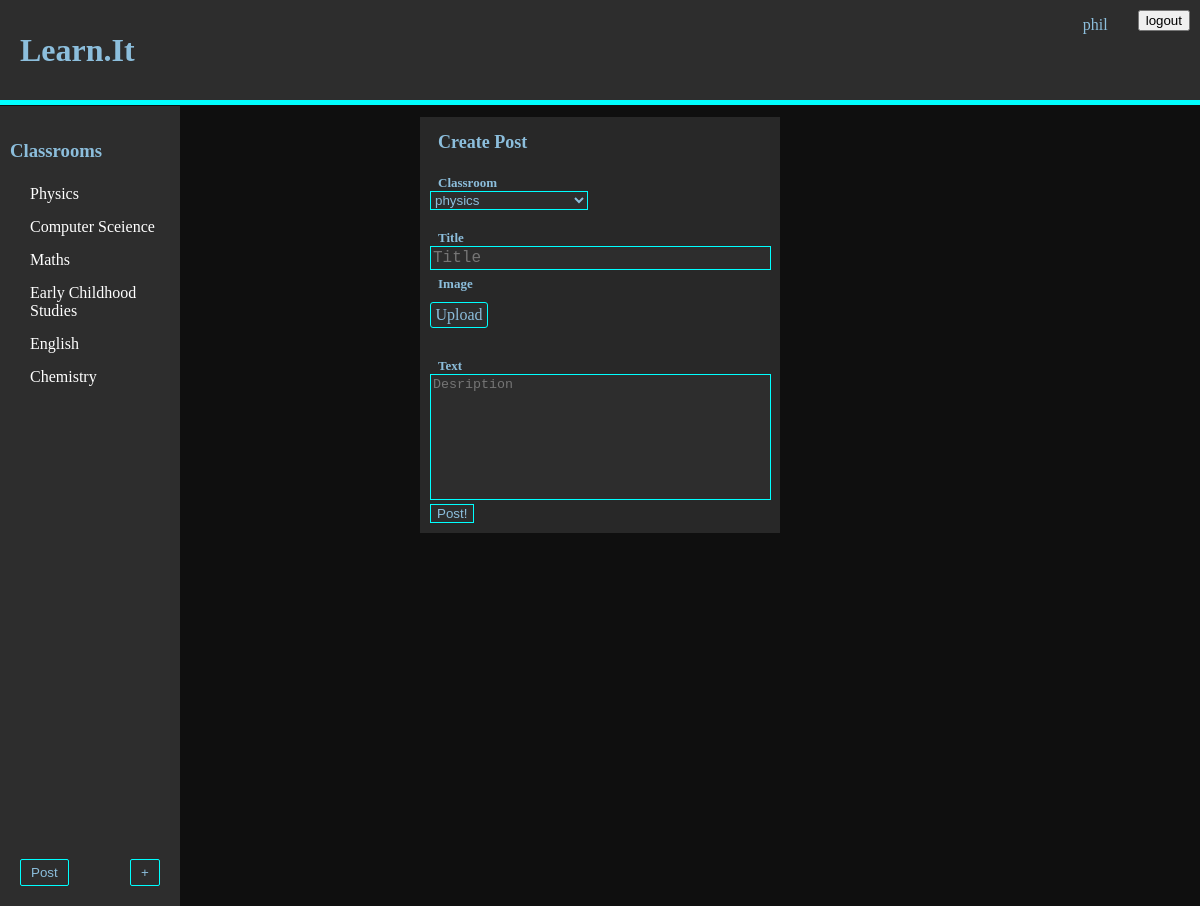
Page /p (signed in) on the committed database.
### tables this page shows
CREATE TABLE User (id INTEGER PRIMARY KEY, name STRING, description TEXT, salt TEXT, password STRING);

CREATE TABLE User_Classroom (Uid INTEGER REFERENCES User (id), Cid INTEGER REFERENCES classroom (id), Admin BOOLEAN NOT NULL);

CREATE TABLE classroom (id INTEGER PRIMARY KEY, name STRING (25), description TEXT (100), ProPic TEXT);

### main.py (the view)
@app.route("/p")
def Post():
    if session.get("_User") is None:
        return redirect(url_for("main_user"))
    classes = do_query("""select classroom.name, Cid from User_Classroom
                        join classroom ON classroom.id = Cid WHERE Uid = ?;
                        """, (int(session["_User"]),), None)
    id = session["_User"]
    name = do_query("SELECT name from User where id = ?",
                    (session["_User"],), "fetch")
    return render_template("Post.html", title="Post", classrooms=classes,
                           uid=id, user_name=name)

### main.py (called while the page is built)
def do_query(query, data, fetch):
    conn = sqlite3.connect("learnit.db")
    cur = conn.cursor()
    cur.execute(query, data)
    if fetch is None:
        result = cur.fetchall()
    else:
        result = cur.fetchone()
    conn.close()
    return result

### templates/Post.html (shortened to what this page needs)
<!DOCTYPE html>
<html lang="en" dir="ltr">
  <head>
    <link class="jsbin" href="http://ajax.googleapis.com/ajax/libs/jqueryui/1/themes/base/jquery-ui.css" rel="stylesheet" type="text/css" />
  </head>
  <body>
    {%include 'header.html'%}
  {%include 'sidebar.html'%}
    <div class="post">
      <h1 class="post-title">Create Post</h1>
      <br>
      <h1 class="post-subtext">Classroom</h1><br>
      <form action="/SubmitPost" method="post" enctype="multipart/form-data">
        <select class="class-input" name="classroom" placeholder="Classroom">
          {%for i in classrooms%}
          <option value="{{i[1]}}">{{i[0]}}</option>
          {%endfor%}
        </select>
        <br><br>
        <h1 class="post-subtext">Title</h1><br>
        <textarea name="Title" rows="1" cols="40" maxlength="50" class="title-input" placeholder="Title"></textarea>
        <br> <h1 class="post-subtext">Image</h1><br>
        <div class="fileUpload btn btn-primary">
      <span>Upload</span>
      </div>
        <br>
        <h1 class="post-subtext">Text</h1><br>
        <textarea name="content" rows="8" cols="40" placeholder="Desription" class="text-input"></textarea>
        <input class="submit-input" type="submit" value="Post!">
      </form>
    </div>
  </body>
</html>

### templates/header.html (shortened to what this page needs)
<!DOCTYPE html>
<html lang="en" dir="ltr">
<link rel="stylesheet" href="../static/css/style.css">
  <head>
  </head>
  <body>
    <div class="header">
        <h1 class="title"><a href="/" class="Title-link">Learn.it</a>
        </h1>
        {%if login != "1"%}
        <div class="login-box">
          {%if uid == 0%}
          <br>
          <form class="" action="/login" method="post">
            <input class="login-input" type="text" name="UserName" placeholder="User Name">
            <button type="button" name="button"><a href="sign-up">sign up</a> </button>
            <br><br>
            <input class="login-input" type="password" name="Password" placeholder="Password">
            <input type="submit" name="" value="login">
          </form>
          {%else%}
          <form class="logout" action="/logout" method="post">
            <input type="submit" name="" value="logout">
          </form>
              <p class="loggedin-name">{{user_name[0]}}</p>
          {%endif%}
        </div>
        {%endif%}
    </div>
  </body>
</html>

### templates/sidebar.html (shortened to what this page needs)
<!DOCTYPE html>
<html lang="en" dir="ltr">
<link rel="stylesheet" href="../static/css/style.css">
  <head>
  </head>
  <body>
    <div class="sidebar">
      <a href="/c" class="sidebar-Title"><h3 class="sidebar-Title">Classrooms</h3></a>
      {%for i in classrooms%}
        <a href="/c/{{i[1]}}" class="sidebar-Text">{{i[0]}}</a>
      {%endfor%}
    </div>
    {%if uid != 0%}
    <button type="button" class="make-class-link" style="left:20px" >
      <a href="/p">Post</a>
    </button>
    <button type="button" class="make-class-link" >
      <a href="/make_C">+</a>
    </button>
    {%endif%}
  </body>
</html>

### static/css/style.css (style rules this page uses)
div.header { width: 100%; background-color: rgb(45,45,45); height: 100px; padding: 0; color: rgb(140,190,220); border-bottom: solid 5px cyan; margin-bottom: 1px; position: relative; }
body { margin: 0; background-color: rgb(15,15,15) }
a { text-decoration: none; }
.title { margin-top: 0px; margin-left: 20px; text-transform: capitalize; line-height: 100px; text-decoration: none; color:rgb(140,190,220); margin-bottom: 0; float:left; }
.Title-link { text-decoration: none; height:100%; color:rgb(140,190,220); }
.sidebar { height: 100vh; width: 15vw; background-color: rgb(45,45,45); color:rgb(140,190,220); float: left; top: 0px; position:sticky; }
.sidebar-Title { margin-top: 0px; margin-left: 10px; line-height: 30px; color: rgb(140,190,220); text-decoration: none; }
.sidebar-Text { margin-left: 30px; color: white; text-transform: capitalize; display: block; margin-bottom: 15px; }
div.post { margin-left: auto; margin-right: auto; width: 30vw; background-color: rgb(40,40,40); padding-bottom: 10px; }
.post-title { font-size: large; color: rgb(140,190,220); text-transform: capitalize; margin-left: 5%; margin-right: 5%; margin-bottom: 2px; padding-bottom: 0px; padding-top: 15px; text-decoration: none; }
.post-subtext { font-size: small; color: rgb(140,190,220); margin-left: 5%; margin-top: 0px; text-decoration: none; display: inline; text-transform: capitalize; }
.login-box { position: absolute; display: inline-block; height: 100%; width: 20%; right: 0; float: right; }
.loggedin-name { float: right; margin-right: 20px; }
.logout { float: right; display: block; margin: 10px }
.title-input { background-color: rgb(45,45,45); color: rgb(140,190,220); font-size: large; margin-left: 10px; border: solid cyan 1px; resize: none; overflow: hidden; width: 93%; }
.text-input { background-color: rgb(45,45,45); color: rgb(140,190,220); margin-left: 10px; border: solid cyan 1px; resize: none; overflow: hidden; width: 93%; }
.class-input { background-color: rgb(45,45,45); border: solid cyan 1px; color: rgb(140,190,220); margin-left: 10px; }
.fileUpload { position: relative; overflow: hidden; margin: 10px; background-color: rgb(45,45,45); width:50px; text-align: center; padding: 3px; border-radius: 3px; margin-left: 10px; border: 1px solid cyan; color: rgb(140,190,220); }
.submit-input { cursor: pointer; margin-left: 10px; background-color: rgb(45,45,45); color: rgb(140,190,220); border: 1px solid cyan; }
a { color: inherit; text-decoration: none; }
.make-class-link { left: calc(15vw - 50px); bottom: 20px; position: fixed; display: block; color: rgb(140,190,220); border: 1px solid cyan; background-color: rgb(45,45,45); padding-left: 10px; padding-right: 10px; padding-top: 5px; padding-bottom: 5px; border-radius: 2px; }

### rows in the picture
User: name "phil"
User_Classroom: name "Physics"
User_Classroom: name "Computer Sceience"
User_Classroom: name "Maths"
User_Classroom: name "Early Childhood Studies"
User_Classroom: name "English"
User_Classroom: name "Chemistry"

### other values in the picture
form field classroom "physics"
